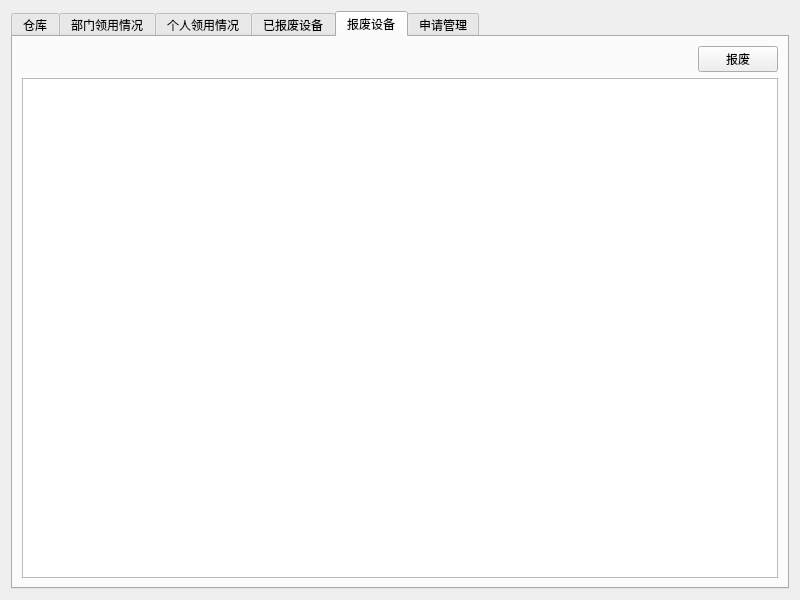
<?xml version="1.0" encoding="UTF-8"?>
<ui version="4.0">
 <class>InstrumentManager</class>
 <widget class="QDialog" name="InstrumentManager">
  <property name="geometry">
   <rect>
    <x>0</x>
    <y>0</y>
    <width>800</width>
    <height>600</height>
   </rect>
  </property>
  <property name="maximumSize">
   <size>
    <width>800</width>
    <height>16777215</height>
   </size>
  </property>
  <property name="windowTitle">
   <string>设备管理</string>
  </property>
  <layout class="QGridLayout" name="gridLayout">
   <item row="0" column="0">
    <layout class="QGridLayout" name="gridLayout_2">
     <item row="0" column="0">
      <widget class="QTabWidget" name="tabWidget">
       <property name="currentIndex">
        <number>4</number>
       </property>
       <widget class="QWidget" name="page_unused">
        <attribute name="title">
         <string>仓库</string>
        </attribute>
        <layout class="QVBoxLayout" name="verticalLayout_2">
         <item>
          <layout class="QHBoxLayout" name="horizontalLayout" stretch="0,0,0,6,2,1,0">
           <item>
            <widget class="QLabel" name="label_5">
             <property name="text">
              <string>查找到:</string>
             </property>
            </widget>
           </item>
           <item>
            <widget class="QLabel" name="lab_result_1">
             <property name="text">
              <string>0</string>
             </property>
            </widget>
           </item>
           <item>
            <widget class="QLabel" name="label_7">
             <property name="text">
              <string>条数据</string>
             </property>
            </widget>
           </item>
           <item>
            <spacer name="horizontalSpacer">
             <property name="orientation">
              <enum>Qt::Horizontal</enum>
             </property>
             <property name="sizeHint" stdset="0">
              <size>
               <width>40</width>
               <height>20</height>
              </size>
             </property>
            </spacer>
           </item>
           <item>
            <widget class="QLineEdit" name="le_instrument_name">
             <property name="placeholderText">
              <string>输入设备名查找</string>
             </property>
             <property name="clearButtonEnabled">
              <bool>true</bool>
             </property>
            </widget>
           </item>
           <item>
            <widget class="QPushButton" name="pb_search_1">
             <property name="text">
              <string> 查找</string>
             </property>
             <property name="autoDefault">
              <bool>false</bool>
             </property>
            </widget>
           </item>
           <item>
            <widget class="QPushButton" name="pb_add">
             <property name="styleSheet">
              <string notr="true">color: rgb(0, 170, 0);</string>
             </property>
             <property name="text">
              <string>  新增设备</string>
             </property>
             <property name="autoDefault">
              <bool>false</bool>
             </property>
            </widget>
           </item>
          </layout>
         </item>
         <item>
          <widget class="QTableView" name="tableView_1">
           <property name="maximumSize">
            <size>
             <width>16777215</width>
             <height>16777215</height>
            </size>
           </property>
           <property name="editTriggers">
            <set>QAbstractItemView::AnyKeyPressed|QAbstractItemView::EditKeyPressed</set>
           </property>
          </widget>
         </item>
        </layout>
       </widget>
       <widget class="QWidget" name="page_department">
        <attribute name="title">
         <string>部门领用情况</string>
        </attribute>
        <layout class="QVBoxLayout" name="verticalLayout_3">
         <item>
          <layout class="QHBoxLayout" name="horizontalLayout_2" stretch="0,0,0,7,1,2">
           <item>
            <widget class="QLabel" name="label_2">
             <property name="text">
              <string>查找到:</string>
             </property>
            </widget>
           </item>
           <item>
            <widget class="QLabel" name="lab_result_2">
             <property name="text">
              <string>0</string>
             </property>
            </widget>
           </item>
           <item>
            <widget class="QLabel" name="label_3">
             <property name="text">
              <string>条数据</string>
             </property>
            </widget>
           </item>
           <item>
            <spacer name="horizontalSpacer_2">
             <property name="orientation">
              <enum>Qt::Horizontal</enum>
             </property>
             <property name="sizeHint" stdset="0">
              <size>
               <width>40</width>
               <height>20</height>
              </size>
             </property>
            </spacer>
           </item>
           <item>
            <widget class="QLabel" name="label">
             <property name="text">
              <string>       部门:</string>
             </property>
            </widget>
           </item>
           <item>
            <widget class="QComboBox" name="cb_department_name">
             <item>
              <property name="text">
               <string>全部</string>
              </property>
             </item>
            </widget>
           </item>
          </layout>
         </item>
         <item>
          <widget class="QTableView" name="tableView_2">
           <property name="editTriggers">
            <set>QAbstractItemView::AnyKeyPressed|QAbstractItemView::EditKeyPressed</set>
           </property>
          </widget>
         </item>
        </layout>
       </widget>
       <widget class="QWidget" name="page_individual">
        <attribute name="title">
         <string>个人领用情况</string>
        </attribute>
        <layout class="QVBoxLayout" name="verticalLayout">
         <item>
          <layout class="QHBoxLayout" name="horizontalLayout_5" stretch="0,0,0,6,2,1">
           <item>
            <widget class="QLabel" name="label_11">
             <property name="text">
              <string>查找到:</string>
             </property>
            </widget>
           </item>
           <item>
            <widget class="QLabel" name="lab_result_3">
             <property name="text">
              <string>0</string>
             </property>
            </widget>
           </item>
           <item>
            <widget class="QLabel" name="label_13">
             <property name="text">
              <string>条数据</string>
             </property>
            </widget>
           </item>
           <item>
            <spacer name="horizontalSpacer_5">
             <property name="orientation">
              <enum>Qt::Horizontal</enum>
             </property>
             <property name="sizeHint" stdset="0">
              <size>
               <width>40</width>
               <height>20</height>
              </size>
             </property>
            </spacer>
           </item>
           <item>
            <widget class="QLineEdit" name="le_user_name">
             <property name="placeholderText">
              <string>输入领用人姓名</string>
             </property>
             <property name="clearButtonEnabled">
              <bool>true</bool>
             </property>
            </widget>
           </item>
           <item>
            <widget class="QPushButton" name="pb_search_3">
             <property name="text">
              <string> 查找</string>
             </property>
             <property name="autoDefault">
              <bool>false</bool>
             </property>
            </widget>
           </item>
          </layout>
         </item>
         <item>
          <widget class="QTableView" name="tableView_3">
           <property name="editTriggers">
            <set>QAbstractItemView::AnyKeyPressed|QAbstractItemView::EditKeyPressed</set>
           </property>
          </widget>
         </item>
        </layout>
       </widget>
       <widget class="QWidget" name="page_used">
        <attribute name="title">
         <string>已报废设备</string>
        </attribute>
        <layout class="QGridLayout" name="gridLayout_3">
         <item row="0" column="0">
          <layout class="QHBoxLayout" name="horizontalLayout_4" stretch="2,4,4">
           <item>
            <layout class="QHBoxLayout" name="horizontalLayout_3" stretch="2,8">
             <item>
              <widget class="QLabel" name="label_25">
               <property name="text">
                <string>审核人:</string>
               </property>
              </widget>
             </item>
             <item>
              <widget class="QComboBox" name="cb_shenheren">
               <item>
                <property name="text">
                 <string>全部</string>
                </property>
               </item>
              </widget>
             </item>
            </layout>
           </item>
           <item>
            <spacer name="horizontalSpacer_3">
             <property name="orientation">
              <enum>Qt::Horizontal</enum>
             </property>
             <property name="sizeHint" stdset="0">
              <size>
               <width>18</width>
               <height>19</height>
              </size>
             </property>
            </spacer>
           </item>
           <item>
            <layout class="QHBoxLayout" name="horizontalLayout_14" stretch="6,1">
             <item>
              <widget class="QLineEdit" name="le_instrument_name_2">
               <property name="placeholderText">
                <string>设备名称</string>
               </property>
               <property name="clearButtonEnabled">
                <bool>true</bool>
               </property>
              </widget>
             </item>
             <item>
              <widget class="QPushButton" name="pb_search_4">
               <property name="text">
                <string> 查找</string>
               </property>
               <property name="autoDefault">
                <bool>false</bool>
               </property>
              </widget>
             </item>
            </layout>
           </item>
          </layout>
         </item>
         <item row="1" column="0">
          <widget class="QTableView" name="tableView_4">
           <property name="editTriggers">
            <set>QAbstractItemView::AnyKeyPressed|QAbstractItemView::EditKeyPressed</set>
           </property>
          </widget>
         </item>
        </layout>
       </widget>
       <widget class="QWidget" name="tab">
        <attribute name="title">
         <string>报废设备</string>
        </attribute>
        <layout class="QGridLayout" name="gridLayout_5">
         <item row="0" column="0">
          <layout class="QHBoxLayout" name="horizontalLayout_9" stretch="6,0">
           <item>
            <spacer name="horizontalSpacer_6">
             <property name="orientation">
              <enum>Qt::Horizontal</enum>
             </property>
             <property name="sizeHint" stdset="0">
              <size>
               <width>40</width>
               <height>20</height>
              </size>
             </property>
            </spacer>
           </item>
           <item>
            <widget class="QPushButton" name="pushButton_2">
             <property name="text">
              <string>报废</string>
             </property>
             <property name="autoDefault">
              <bool>false</bool>
             </property>
            </widget>
           </item>
          </layout>
         </item>
         <item row="1" column="0">
          <widget class="QTableView" name="tableView_5">
           <property name="editTriggers">
            <set>QAbstractItemView::AnyKeyPressed|QAbstractItemView::EditKeyPressed</set>
           </property>
          </widget>
         </item>
        </layout>
       </widget>
       <widget class="QWidget" name="tab_2">
        <attribute name="title">
         <string>申请管理</string>
        </attribute>
        <layout class="QGridLayout" name="gridLayout_4">
         <item row="0" column="0">
          <layout class="QHBoxLayout" name="horizontalLayout_8" stretch="3,6,3">
           <item>
            <layout class="QHBoxLayout" name="horizontalLayout_6" stretch="2,8">
             <item>
              <widget class="QLabel" name="label_4">
               <property name="text">
                <string>申请部门:</string>
               </property>
              </widget>
             </item>
             <item>
              <widget class="QComboBox" name="cb_department">
               <item>
                <property name="text">
                 <string>全部</string>
                </property>
               </item>
              </widget>
             </item>
            </layout>
           </item>
           <item>
            <spacer name="horizontalSpacer_4">
             <property name="orientation">
              <enum>Qt::Horizontal</enum>
             </property>
             <property name="sizeHint" stdset="0">
              <size>
               <width>40</width>
               <height>20</height>
              </size>
             </property>
            </spacer>
           </item>
           <item>
            <layout class="QHBoxLayout" name="horizontalLayout_7">
             <item>
              <widget class="QPushButton" name="pb_agree">
               <property name="styleSheet">
                <string notr="true">color: rgb(0, 170, 0);</string>
               </property>
               <property name="text">
                <string>同意</string>
               </property>
               <property name="autoDefault">
                <bool>false</bool>
               </property>
              </widget>
             </item>
             <item>
              <widget class="QPushButton" name="pb_reject">
               <property name="styleSheet">
                <string notr="true">color: rgb(255, 0, 0);</string>
               </property>
               <property name="text">
                <string> 驳回</string>
               </property>
               <property name="autoDefault">
                <bool>false</bool>
               </property>
              </widget>
             </item>
            </layout>
           </item>
          </layout>
         </item>
         <item row="1" column="0">
          <widget class="QTableView" name="tableView_6">
           <property name="editTriggers">
            <set>QAbstractItemView::AnyKeyPressed|QAbstractItemView::EditKeyPressed</set>
           </property>
          </widget>
         </item>
        </layout>
       </widget>
      </widget>
     </item>
    </layout>
   </item>
  </layout>
 </widget>
 <resources/>
 <connections/>
</ui>
